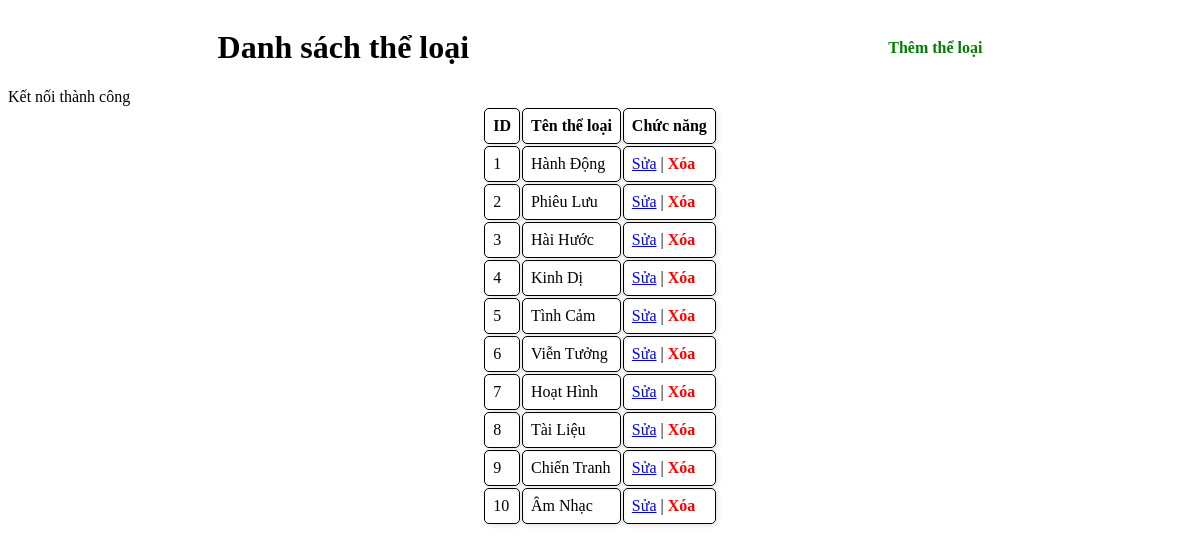
The page /Bài20/theloai.php on the database its author committed.
### tables this page shows
CREATE TABLE IF NOT EXISTS the_loai
(
    id           INT PRIMARY KEY AUTO_INCREMENT,
    ten_the_loai VARCHAR(50) NOT NULL
);

### Bài20/theloai.php (the view, shortened to what this page needs)
<!DOCTYPE html>
<html lang="en">
<head>
</head>
<body>
    <div>
        <div style="justify-content: space-around; display: flex; text-align: center; width: 100%; align-items: center;">
            <h1>Danh sách thể loại</h1>
            <div>
                <a class="them" href="index.php?page_layout=themtheloai">Thêm thể loại</a>
            </div>
        </div>
    </div>
    <table >
    <tr>
        <th>ID</th>
        <th>Tên thể loại</th>
        <th>Chức năng</th>
    </tr>
    <?php
    include "connect.php";
    $sql = "SELECT * FROM the_loai";
    $result = mysqli_query($connect, $sql);
    while($row = mysqli_fetch_array($result)){
    ?>
    <tr>
        <td><?php echo $row['id']; ?></td>
        <td> <?php echo $row['ten_the_loai']; ?> </td>
        <td>
            <a href="index.php?page_layout=updatetheloai&id=<?php echo $row["id"] ?>">Sửa</a> |
            <a class="xoa" href="xoatheloai.php?id=<?php echo $row["id"] ?>">Xóa</a>
        </td>
    </tr>
    <?php } ?>
    </table>
</body>
</html>

### Bài20/theloai.php (style rules this page uses)
table { display: flex; margin: 0; align-items: center; justify-content: center; }
th, td { border: 1px solid black; border-radius: 5px; padding: 8px; text-align: left; box-shadow: 2px 2px 5px rgba(0, 0, 0, 0.1); }
.xoa { color: red; text-decoration: none; font-weight: bold; }
.them { color: green; text-decoration: none; font-weight: bold; }

### rows shown on the page
the_loai: id "1", ten_the_loai "Hành Động"
the_loai: id "2", ten_the_loai "Phiêu Lưu"
the_loai: id "3", ten_the_loai "Hài Hước"
the_loai: id "4", ten_the_loai "Kinh Dị"
the_loai: id "5", ten_the_loai "Tình Cảm"
the_loai: id "6", ten_the_loai "Viễn Tưởng"
the_loai: id "7", ten_the_loai "Hoạt Hình"
the_loai: id "8", ten_the_loai "Tài Liệu"
the_loai: id "9", ten_the_loai "Chiến Tranh"
the_loai: id "10", ten_the_loai "Âm Nhạc"
